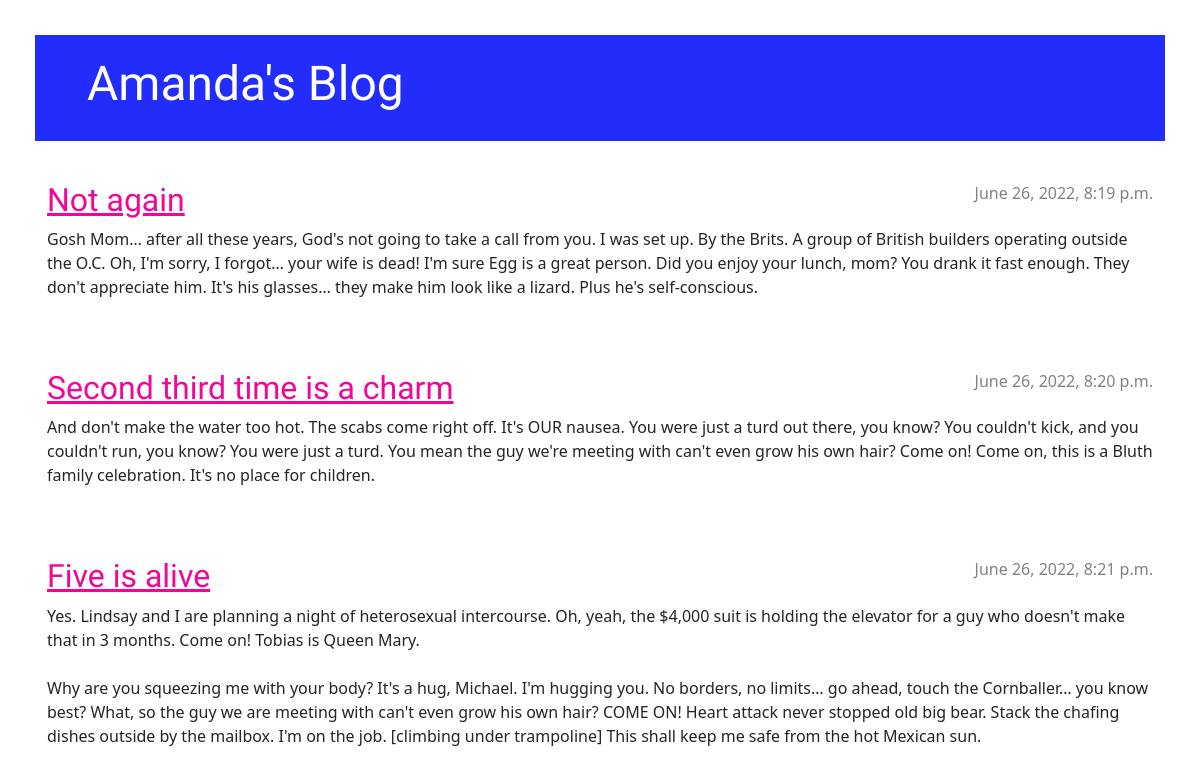
The app's page /, older data.
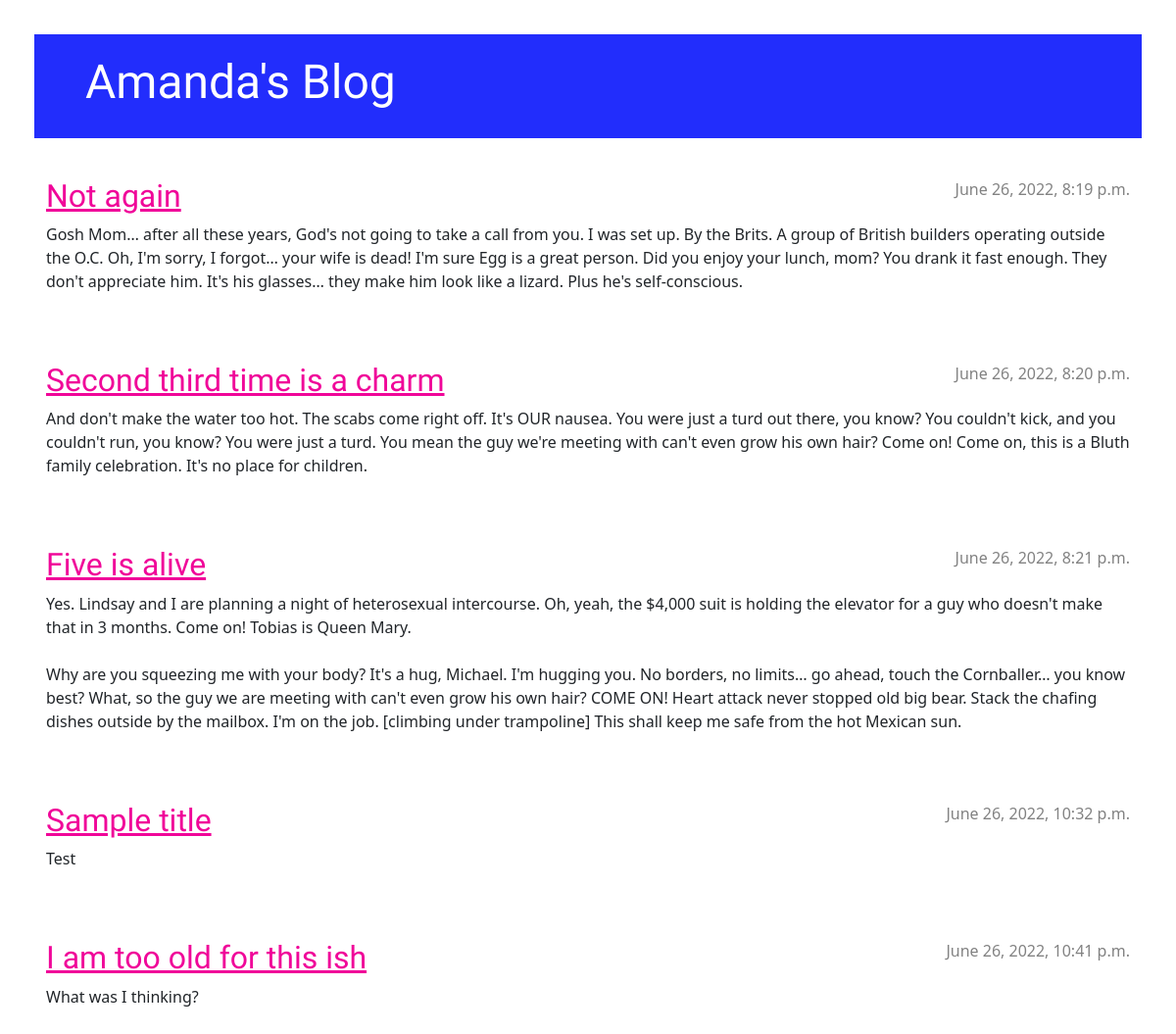
The same page, newer data.
### blog/models.py (models this page shows, shortened)
class Post(models.Model): #this line defines our model (it is an object)
    author = models.ForeignKey(settings.AUTH_USER_MODEL, on_delete=models.CASCADE)
    title = models.CharField(max_length=200)
    text = models.TextField()
    created_date = models.DateTimeField(default=timezone.now)
    published_date = models.DateTimeField(blank=True, null=True)

### blog/views.py (the view)
# urls.py: path('', views.post_list, name='post_list'),
def post_list(request):
    posts = Post.objects.filter(published_date__lte=timezone.now()).order_by('published_date')
    return render(request, 'blog/post_list.html', {'posts': posts})

### blog/templates/blog/post_list.html (shortened to what this page needs)
{% extends 'blog/base.html' %}
{% load static %}
    {% block content %}
    {% for post in posts %}
    <article class="post">
        <time class="date">
            {{ post.published_date }}
        </time>
        <h2><a href="{% url 'post_detail' pk=post.pk %}">{{ post.title }}</a></h2>
        <p>{{ post.text|linebreaksbr }}</p>
    </article>
    {% endfor %}
    {% endblock %}

Row changes from the older to the newer data that the page shows:
added Post: published_date "June 26, 2022, 10:32 p.m.", title "Sample title", text "Test"
added Post: published_date "June 26, 2022, 10:41 p.m.", title "I am too old for this ish", text "What was I thinking?"
